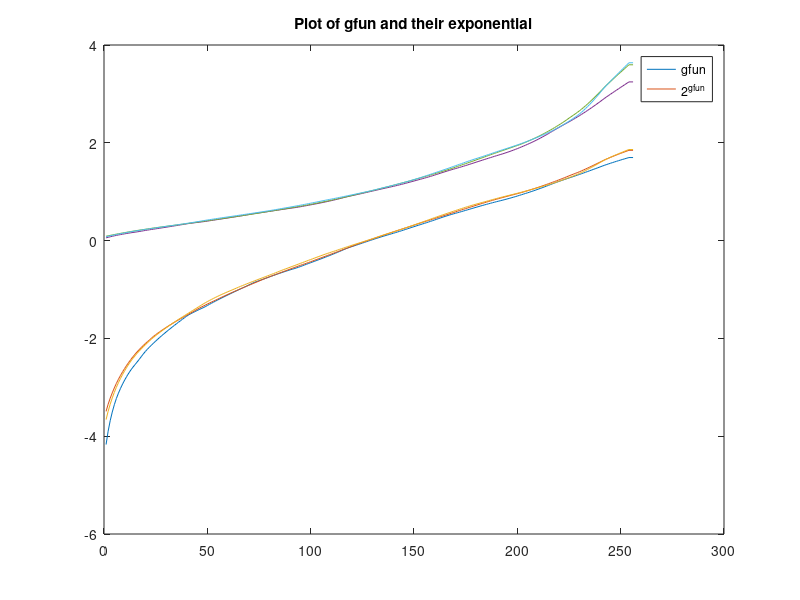

Reproduce this figure in MATLAB. (Note: this script raises an error after producing the figure.)

%% plot 
load('HDR/gfun.mat'); %This function characterizes the relation between pixel values, exposure time and irradiance (one curve for the R, G and the B channel).

plot(gfun)
hold on
plot(2.^gfun)

title('Plot of gfun and their exponential')
legend('gfun', '2^{gfun}')
%% bildserie 1
im1 = imread('HDR/Img1.tiff');
im2 = imread('HDR/Img2.tiff');
im3 = imread('HDR/Img3.tiff');
im4 = imread('HDR/Img4.tiff');
im5 = imread('HDR/Img5.tiff');
im6 = imread('HDR/Img6.tiff');
im7 = imread('HDR/Img7.tiff');
im8 = imread('HDR/Img8.tiff');
im9 = imread('HDR/Img9.tiff');
im10 = imread('HDR/Img10.tiff');
im11 = imread('HDR/Img11.tiff');
im12 = imread('HDR/Img12.tiff');
im13 = imread('HDR/Img13.tiff');
im14 = imread('HDR/Img14.tiff');

images = {im1, im2, im3, im4,im5, im6, im7, im8, im9, im10, im11, im12, im13, im14};
montage(images)


%% find lowest intensty

[a, b] = findLowestIntensity(images);

%% find highest intensity
[a1, b1] = findHighestIntensity(images);

imshow(im1)
axis on
hold on;
% Plot cross at row 100, column 50
plot(b1,a1, 'r+', 'MarkerSize', 10, 'LineWidth', 1);
%% find gray

lowImg = images{9};
grayImg = rgb2gray(im2double(lowImg));
[height, width] = size(grayImg);

[globaMinIndexes,y] = Gray_point(grayImg);

imshow(grayImg)
axis on
hold on;
% Plot cross at row 100, column 50
plot(y,globaMinIndexes, 'r+', 'MarkerSize', 10, 'LineWidth', 1);

%% Find the common matrices for highest, lowest and median gray point.

for i = 1: 14

    tempImage = double(images{i});
    mat(1,i) = tempImage(b,a);
    mat(2,i) = tempImage(b1,a1);
    mat(3,i) = tempImage(globaMinIndexes,y);

end
plot(log(mat(1,:)))
hold on
plot(log(mat(2,:)))
hold on
plot(log(mat(3,:)))

%% 

ExposureTimes = zeros(1,14);

for i = 1:6
       tempImage = rgb2gray(images{i});
       ExposureTimes(1,i) = 1/2*(2^i);
       
       ExposureImages = ExposureTimes(1,i)*tempImage;
       imshow(ExposureImages)
end



















